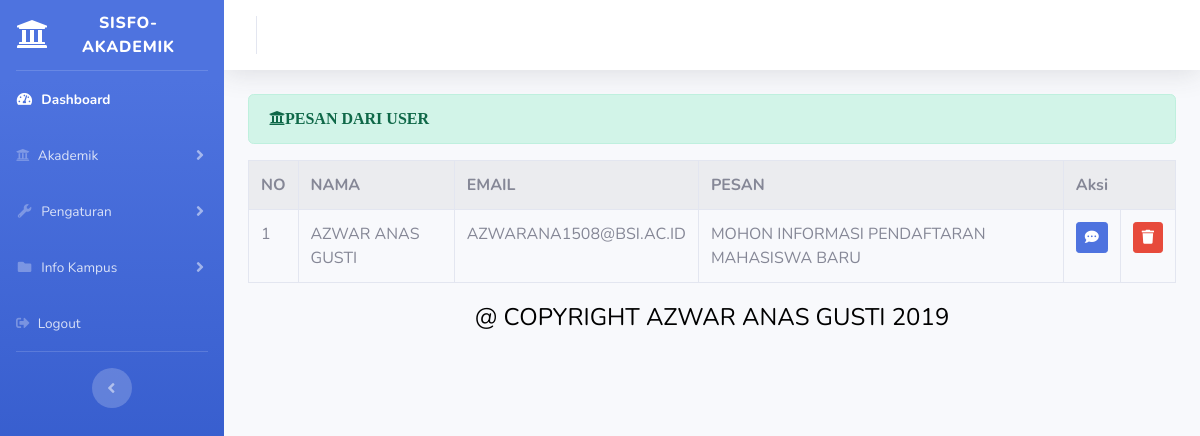
The app's page /index.php/administrator/hubungi_kami with its own data.
### tables this page shows
CREATE TABLE `hubungi` (
  `id_hubungi` int(11) NOT NULL,
  `nama` varchar(50) NOT NULL,
  `email` varchar(50) NOT NULL,
  `pesan` varchar(350) NOT NULL
);

### application/controllers/administrator/hubungi_kami.php (called while the page is built, shortened)
<?php
class Hubungi_kami extends CI_Controller{
	public function index()
	{
	    $data['hubungi']  = $this->hubungi_model->tampil_data('hubungi')->result();
		$this->load->view('templates_administrator/header');
		$this->load->view('templates_administrator/sidebar');
		$this->load->view('administrator/hubungi_kami',$data);
		$this->load->view('templates_administrator/footer');
	}
}

### index.php (called while the page is built, shortened)
<?php
require_once BASEPATH.'core/CodeIgniter.php';

### application/models/hubungi_model.php (called while the page is built, shortened)
<?php
class Hubungi_model extends CI_Model
{
	public function tampil_data($table)
	{
        return $this->db->get($table);
	}
}

### application/views/administrator/hubungi_kami.php (the view, shortened to what this page needs)
<div class="container-fluid">
	 <div class="alert alert-success" role="alert">
   <i class="fas fa-university">PESAN DARI USER </i>
       </div>
	 <table class="table table-bordered table-striped table-hover">
     <tr>
     	<th width="20PX">NO</th>
     	<th>NAMA</th>
      <th>EMAIL</th>
      <th>PESAN</th>
      <th colspan="2">Aksi</th>
    </tr>
      <?php
    $no = 1;
    foreach($hubungi as $hub) : ?>
    	<tr>
    		<td width="20px"><?php echo $no++ ?></td>
    		<td><?php echo $hub->nama ?></td>
    		<td><?php echo $hub->email ?></td>
    		<td><?php echo $hub->pesan ?></td>
    		<td width="20px"><?php echo anchor('administrator/hubungi_kami/kirim_email/'. $hub->id_hubungi,'<div class="btn btn-sm btn-primary"><i class="fas fa-comment-dots"></i></div>') ?></td>
    	    <td width="20px"><?php echo anchor('administrator/hubungi_kami/delete/'. $hub->id_hubungi,'<div class="btn btn-sm btn-danger"><i class="fa fa-trash"></i></div>') ?></td>
    	</tr>
    	 <?php endforeach; ?>
</table>

### records on screen
hubungi: nama "AZWAR ANAS GUSTI", email "AZWARANA1508@BSI.AC.ID", pesan "MOHON INFORMASI PENDAFTARAN MAHASISWA BARU"
